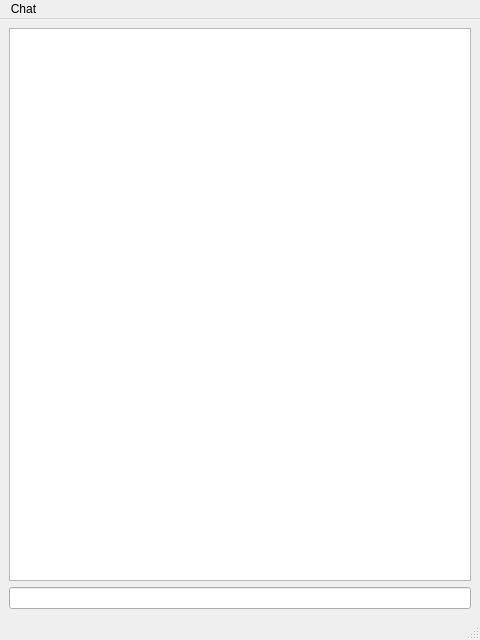
<?xml version="1.0" encoding="UTF-8"?>
<ui version="4.0">
 <class>ChatClient</class>
 <widget class="QMainWindow" name="ChatClient">
  <property name="geometry">
   <rect>
    <x>0</x>
    <y>0</y>
    <width>480</width>
    <height>640</height>
   </rect>
  </property>
  <property name="windowTitle">
   <string>Chat Client</string>
  </property>
  <widget class="QWidget" name="centralwidget">
   <layout class="QVBoxLayout" name="verticalLayout_2">
    <item>
     <layout class="QVBoxLayout" name="verticalLayout">
      <item>
       <widget class="QTextEdit" name="listen_editor">
        <property name="focusPolicy">
         <enum>Qt::NoFocus</enum>
        </property>
        <property name="readOnly">
         <bool>true</bool>
        </property>
       </widget>
      </item>
      <item>
       <widget class="QLineEdit" name="transmit_editor"/>
      </item>
     </layout>
    </item>
   </layout>
  </widget>
  <widget class="QMenuBar" name="menubar">
   <property name="geometry">
    <rect>
     <x>0</x>
     <y>0</y>
     <width>480</width>
     <height>21</height>
    </rect>
   </property>
   <widget class="QMenu" name="chat_menu">
    <property name="title">
     <string>Chat</string>
    </property>
    <addaction name="menu_connect"/>
    <addaction name="menu_disconnect"/>
    <addaction name="separator"/>
    <addaction name="menu_save"/>
    <addaction name="menu_exit"/>
   </widget>
   <addaction name="chat_menu"/>
  </widget>
  <widget class="QStatusBar" name="status_bar"/>
  <action name="menu_connect">
   <property name="text">
    <string>Connect</string>
   </property>
  </action>
  <action name="menu_disconnect">
   <property name="text">
    <string>Disconnect</string>
   </property>
  </action>
  <action name="menu_save">
   <property name="text">
    <string>Save</string>
   </property>
  </action>
  <action name="menu_exit">
   <property name="text">
    <string>Exit</string>
   </property>
  </action>
 </widget>
 <resources/>
 <connections/>
</ui>
